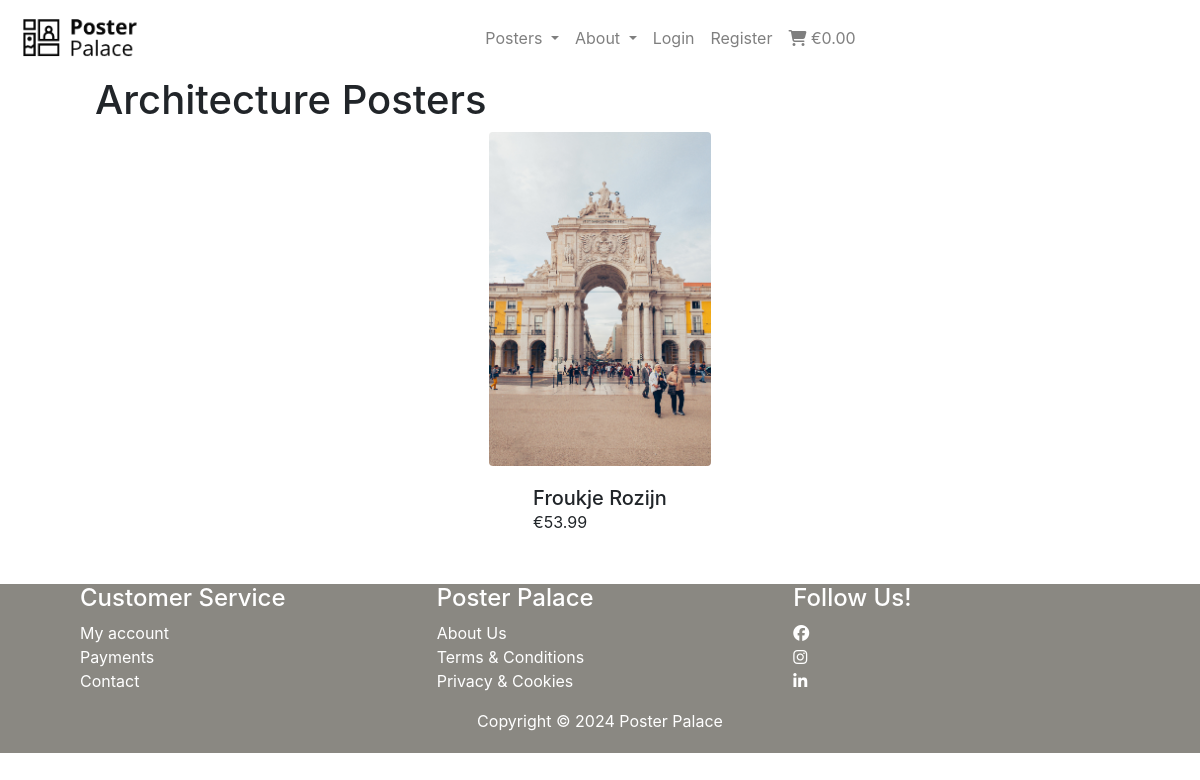
Before: /posters/?category=architecture with the older database file.
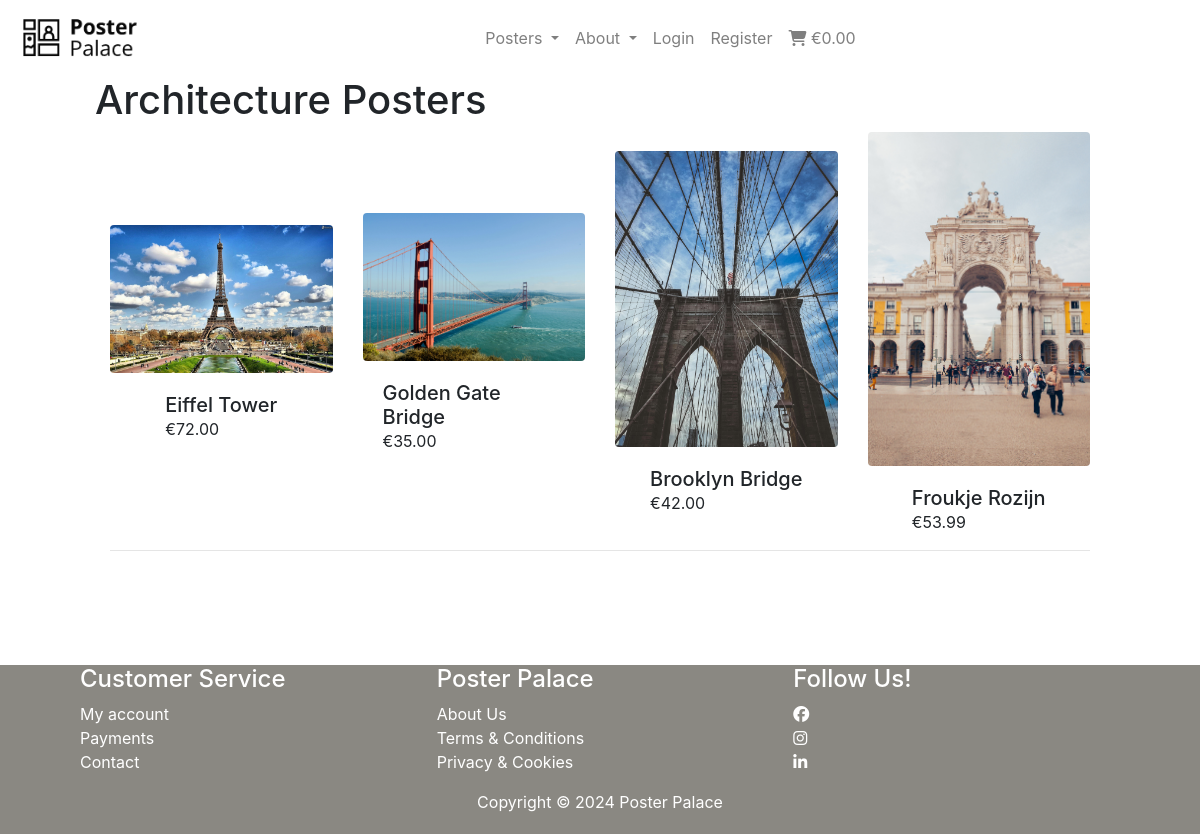
After: the same page with the newer database file.
### posters/models.py (models this page shows, shortened)
class Category(models.Model):
    class Meta:
        verbose_name_plural = 'Categories'
    name = models.CharField(max_length=254)
    friendly_name = models.CharField(max_length=254, null=True, blank=True)

class Poster(models.Model):
    category = models.ForeignKey('Category', null=True, blank=True, on_delete=models.SET_NULL)
    sku = models.CharField(max_length=254, null=True, blank=True)
    name = models.CharField(max_length=254)
    description = models.TextField()
    has_color = models.BooleanField(default=False, blank=True, null=True)
    color_option = models.CharField(max_length=15, blank=True, default='Color', choices=COLOR_CHOICES)
    has_sizes = models.BooleanField(default=False, blank=True, null=True)
    size_option = models.CharField(max_length=80, choices=SIZE_CHOICES, default='S')
    price = models.DecimalField(max_digits=6, decimal_places=2)
    rating = models.DecimalField(max_digits=6, decimal_places=2, null=True, blank=True)
    image_url = models.URLField(max_length=1024, null=True, blank=True)
    image = models.ImageField(null=True, blank=True)
    quantity = models.IntegerField(blank=False, default=1)

### posters/views.py (the view, shortened to what this page needs)
# urls.py: path('', views.all_posters, name='posters'),
def all_posters(request):
    posters = Poster.objects.all()
    categories = None
    query = None
    if request.GET:
        if 'category' in request.GET:
            categories = request.GET['category'].split(',')
            posters = posters.filter(category__name__in=categories)
            categories = Category.objects.filter(name__in=categories)
    context = {
        'posters': posters,
        'search_request': query,
        'current_cat': categories,
    }
    return render(request, 'posters/posters.html', context)

### cart/contexts.py (called while the page is built, shortened)
def shopping_content(request):
    shopping_items = []
    total = 0
    poster_count = 0
    cart = request.session.get('cart', {})
    context = {
        'shopping_items': shopping_items,
        'total': total,
        'poster_count': poster_count,
    }
    return context

### posters/templates/posters/posters.html (shortened to what this page needs)
{% extends "base.html" %}
{% load static %}
{% block content %}
<section>
    <div class="containter-fluid h-100">
        <div class="container">
            {% for c in current_cat %}
                {% if c.friendly_name %}
                    <h1 class="row">{{ c.friendly_name }} Posters</h1>
                {% else %}
                    <h1 class="row">All Posters</h1>
                {% endif %}
            {% endfor %}
            <div class="row">
            {% for poster in posters %}
                <div class="col-sm-6 col-md-6 col-lg-4 col-xl-3">
                    <div class="card h-100 border-0">
                    {% if poster.image %}
                        <a href="{% url 'poster_detail' poster.id %}">
                            <img id="{{ poster.sku }}" class="img-poster card-img-top img-fluid rounded" src="{{ poster.image.url }}" alt="{{ poster.name }}" onclick="myFunction('{{poster.sku}} output=raw');">
                        </a>
                    {% else %}
                        <a href="{% url 'poster_detail' poster.id %}">
                        <img class="card-img-top img-fluid" src="{{ MEDIA_URL }}noimage.png" alt="{{ poster.name }}">
                        </a>
                    {% endif %}
                        <div class="card-body pb-0">
                            <h5 class="card-title mb-0">{{ poster.name }}</h5>
                            <p class="card-text">€{{ poster.price }}</p>
                        </div>
                    </div>
                </div>
                {% if forloop.counter|divisibleby:4 %}
                    <div class="col-12 d-none d-xl-block mb-5">
                        <hr>
                    </div>
                {% endif %}
            {% endfor %}
            </div>
        </div>
    </div>
</section>
{% endblock %}

### templates/base.html (shortened to what this page needs)
{% load static %}
<!DOCTYPE html>
<html lang="en">
<head>
    <link rel="stylesheet" href="https://cdn.jsdelivr.net/npm/bootstrap@4.0.0/dist/css/bootstrap.min.css">
    <link rel="stylesheet" href="{% static 'css/base.css' %}">
</head>
<body>
    <header>
        <nav class="navbar navbar-expand-lg navbar-light bg-white">
            <a class="navbar-brand" href="{% url 'homepage' %}">
              <img id="logo" src="{% static 'images/poster_palace.png' %}" alt="poster palace logo">
            </a>
            <div class="collapse navbar-collapse" id="navbarSupportedContent">
                <ul class="navbar-nav mr-auto">
                    <li class="nav-item dropdown">
                        <a class="nav-link dropdown-toggle" href="#" id="navbarDropdown" role="button" data-toggle="dropdown" aria-haspopup="true" aria-expanded="false">
                            Posters
                        </a>
                    </li>
                    <li class="nav-item dropdown">
                      <a class="nav-link dropdown-toggle" href="#" id="navbarDropdown" role="button" data-toggle="dropdown" aria-haspopup="true" aria-expanded="false">
                          About
                      </a>
                  </li>
                {% if user.is_authenticated %}
                  <li class="nav-item">
                    <a class="nav-link" href="{% url 'profiles' %}">My Orders</a>
                  </li>
                  <li class="nav-item">
                    <a class="nav-link" href="{% url 'account_logout' %}">Log Out</a>
                  </li>
                {% else %}
                  <li class="nav-item">
                    <a class="nav-link" href="{% url 'account_login' %}">Login</a>
                  </li>
                  <li class="nav-item">
                    <a class="nav-link text-orange" href="{% url 'account_signup' %}">Register</a>
                  </li>
                {% endif %}
                  <li class="nav-item me-3 me-lg-0">
                    <a class="nav-link" href="{% url 'view_cart' %}"><i class="fas fa-shopping-cart"></i>
                      <span>
                        {% if total %}
                          €{{ total|floatformat:2 }}
                          {% else %}€0.00
                        {% endif %}
                      </span>
                    </a>
                  </li>
                </ul>
            </div>
        </nav>
    </header>
    {% block content %}
    {% endblock %}
  <footer class="container-fluid w-100 sticky-bottom">
    <div class="row align-items">
      <div class="col">
        <h4>Customer Service</h4>
          <ul class="list-unstyled">
            <li>
              <a href="{% if user.is_authenticated %}{% url 'profiles' %}{% else %}{% url 'account_login' %}{% endif %}">My account</a>
            </li>
            <li>
              <a href="{% url 'service' %}">Payments</a>
            </li>
            <li>
              <a href="">Contact</a>
            </li>
          </ul>
      </div>
      <div class="col">
        <h4>Poster Palace</h4>
        <ul class="list-unstyled">
          <li>
            <a href="{% url 'index' %}#about-us">About Us</a>
          </li>
          <li>
            <a href="{% url 'service' %}">Terms & Conditions</a>
          </li>
          <li>
            <a href="{% url 'service' %}">Privacy & Cookies</a>
          </li>
        </ul>
      </div>
      <div class="col">
        <h4>Follow Us!</h4>
        <ul class="list-unstyled">
          <li>
            <a href="#" target="_blank"><i class="fa-brands fa-facebook"></i></a>
          </li>
          <li>
            <a href="https://www.instagram.com/posterpalace_codeinstitute/" target="_blank"><i class="fa-brands fa-instagram"></i></a>
          </li>
          <li>
            <a href="https://www.linkedin.com/in/sharondrinkwaard/" target="_blank"><i class="fa-brands fa-linkedin-in"></i></a>
          </li>
        </ul>
      </div>
    </div>
    <div class="col-12 text-center pb-1">
      <p> Copyright &copy; <script>document.write(new Date().getFullYear())</script> Poster Palace</p>
    </div>
  </footer>
</body>
</html>

### static/css/base.css (style rules this page uses)
* { margin: auto; }
#logo { height: 50px; width: auto; }
.row { margin-right: 50px; margin-left: 50px; }
footer { background-color: #8a8882; color: white; margin-top: 50px; }
footer a { color: white; }

Changed rows visible on the page:
now on this page (row edited): Poster: image (picture), name "Eiffel Tower", price "72.00"
now on this page (row edited): Poster: image (picture), name "Golden Gate Bridge", price "35.00"
added Poster: image (picture), name "Brooklyn Bridge", price "42.00"
